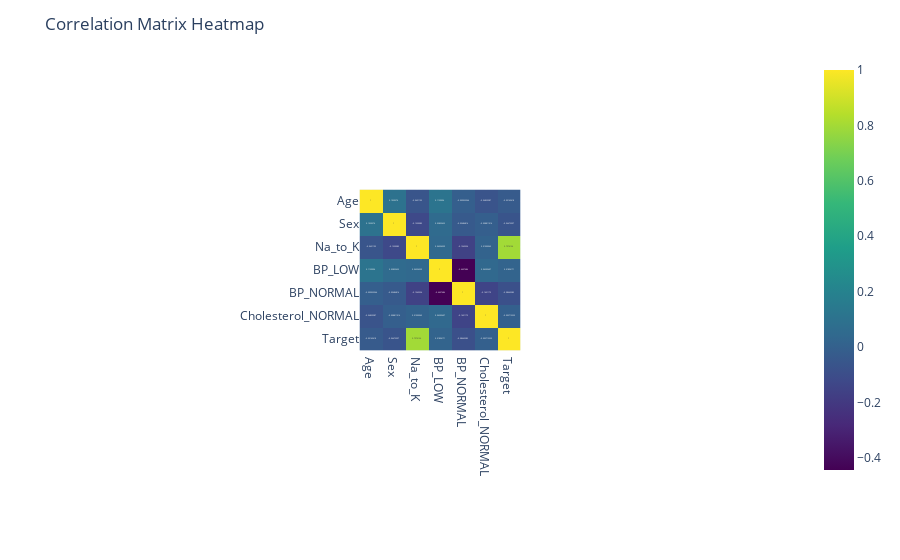

The cell this chart's notebook holds for it:
### Code cell
# Plotting the correlation heatmap using Plotly
fig = px.imshow(correlation_matrix, text_auto=True, color_continuous_scale='Viridis')
fig.update_layout(title='Correlation Matrix Heatmap')
fig.show()

### Figure 1 — Plotly figure (JSON) as saved in the notebook; plotly's stock layout.template omitted (floating-point values rounded to 4 significant figures)
{"data": [{"coloraxis": "coloraxis", "hovertemplate": "x: %{x}<br>y: %{y}<br>color: %{z}<extra></extra>", "name": "0", "texttemplate": "%{z}", "type": "heatmap", "x": ["Age", "Sex", "Na_to_K", "BP_LOW", "BP_NORMAL", "Cholesterol_NORMAL", "Target"], "xaxis": "x", "y": ["Age", "Sex", "Na_to_K", "BP_LOW", "BP_NORMAL", "Cholesterol_NORMAL", "Target"], "yaxis": "y", "z": [[1, 0.102, -0.06312, 0.1129, -0.009025, -0.06823, -0.03143], [0.102, 1, -0.125, 0.05836, -0.03687, -0.008811, -0.06672], [-0.06312, -0.125, 1, 0.04335, -0.1564, 0.01, 0.7976], [0.1129, 0.05836, 0.04335, 1, -0.4437, 0.04204, 0.01894], [-0.009025, -0.03687, -0.1564, -0.4437, 1, -0.1451, -0.08466], [-0.06823, -0.008811, 0.01, 0.04204, -0.1451, 1, -0.002712], [-0.03143, -0.06672, 0.7976, 0.01894, -0.08466, -0.002712, 1]]}], "layout": {"autosize": true, "coloraxis": {"colorscale": [[0, "#440154"], [0.1111, "#482878"], [0.2222, "#3e4989"], [0.3333, "#31688e"], [0.4444, "#26828e"], [0.5556, "#1f9e89"], [0.6667, "#35b779"], [0.7778, "#6ece58"], [0.8889, "#b5de2b"], [1, "#fde725"]]}, "margin": {"t": 60}, "title": {"text": "Correlation Matrix Heatmap"}, "xaxis": {"anchor": "y", "autorange": true, "constrain": "domain", "domain": [0.3883, 0.6117], "range": [-0.5, 6.5], "scaleanchor": "y", "type": "category"}, "yaxis": {"anchor": "x", "autorange": true, "constrain": "domain", "domain": [0, 1], "range": [6.5, -0.5], "type": "category"}}}
